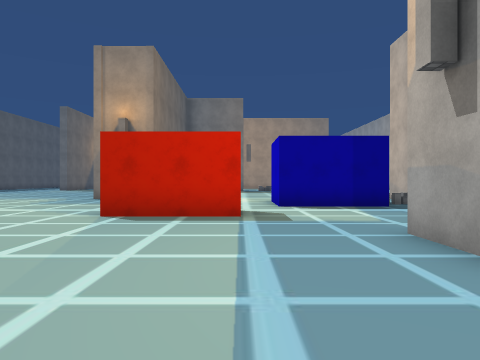
view 1 (above)

24 first-person views from a walk through a 3-D level made in the Unity game engine. The camera is 1.4 m above the floor, looks level and sees 70° across. The floor is counted in squares, 2 m on a side. Each view is taken from the middle of a square. On the plan, view 1 faces up. The plan holds only what a view shows up to about 11 squares ahead; the rest is blank. The place goes on beyond the plan. The player character is not drawn. Some surface patterns are stand-ins.

view 2
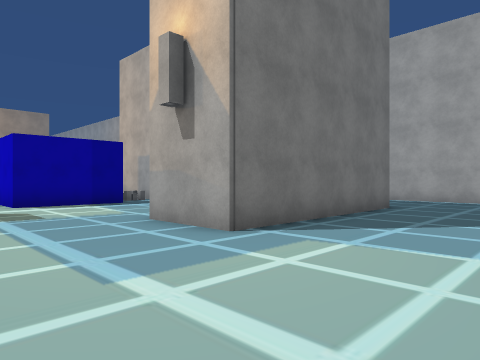

view 3
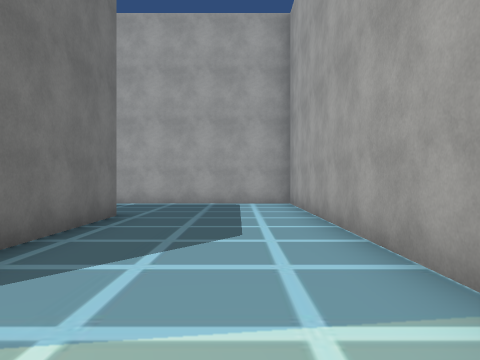

view 4
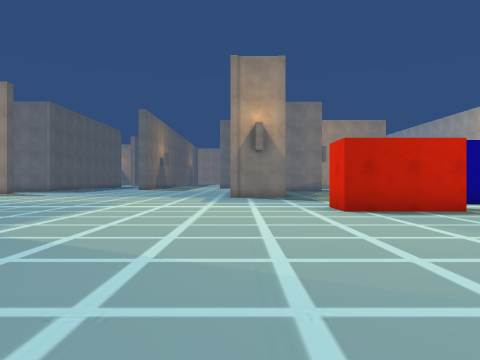

view 5
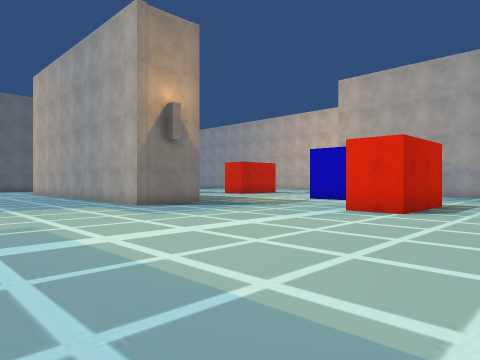

view 6
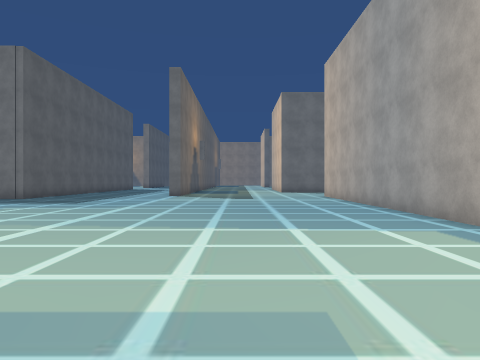

view 7
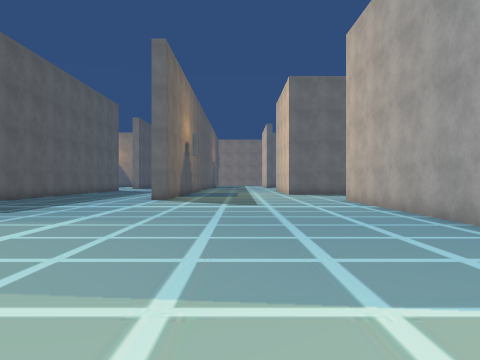

view 8
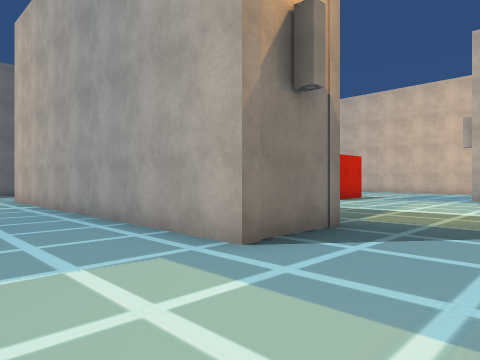

view 9
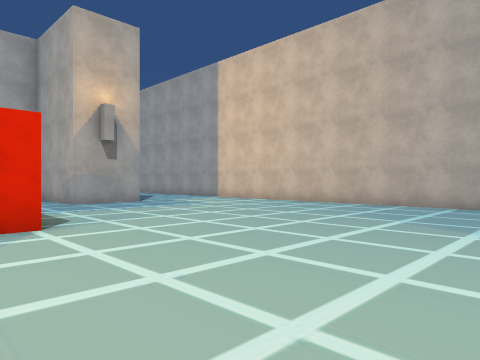

view 10
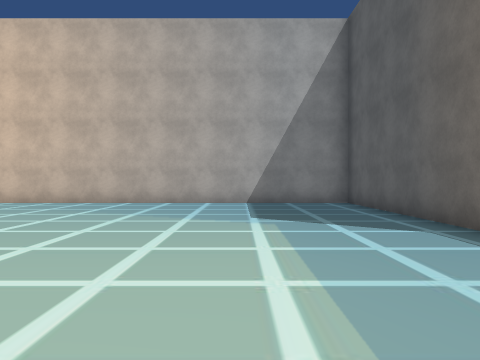

view 11
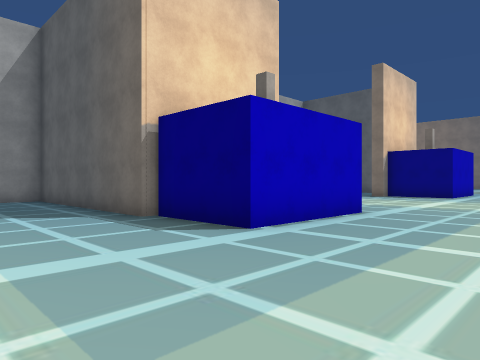

view 12
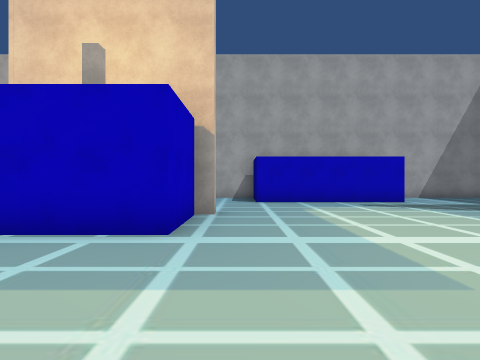

view 13
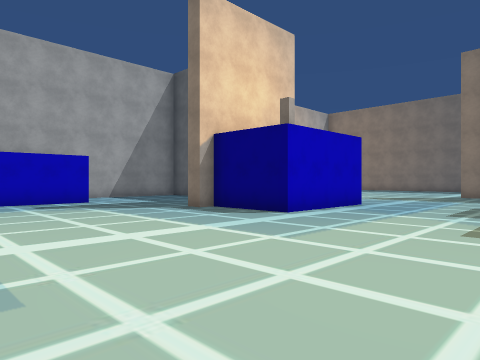

view 14
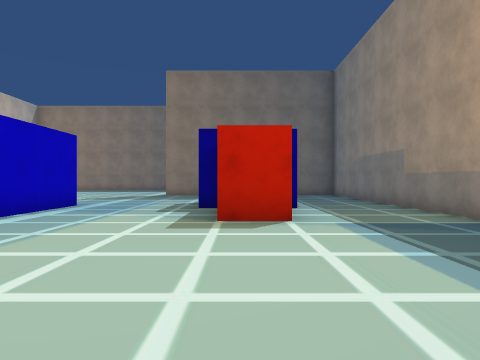

view 15
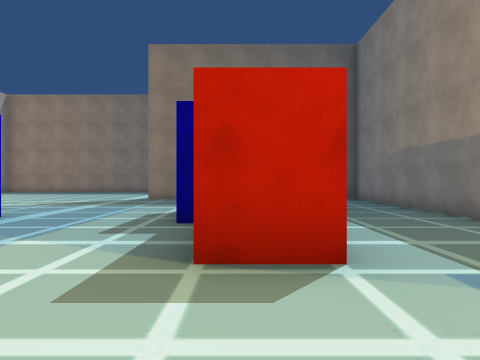

view 16
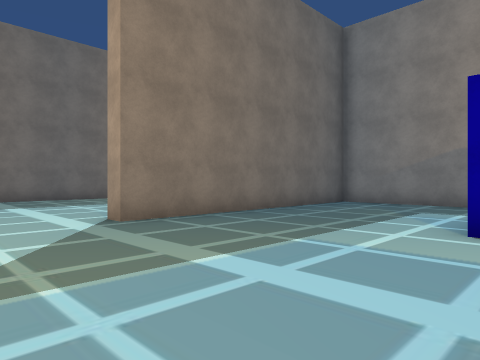

view 17
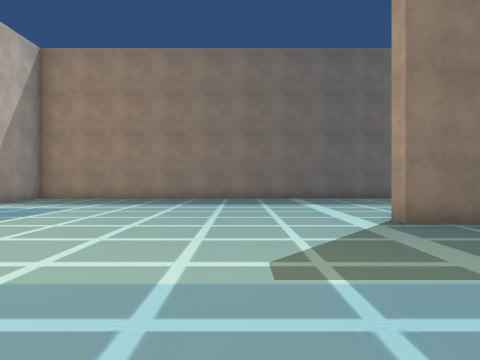

view 18
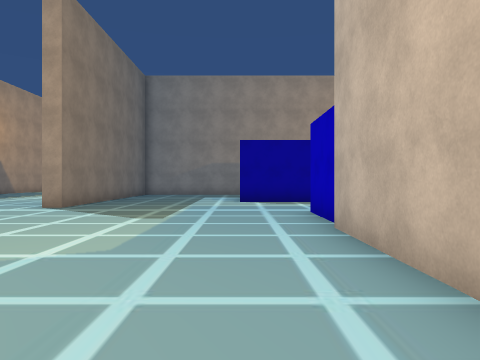

view 19
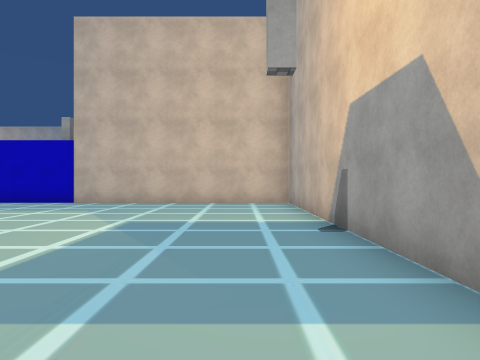

view 20
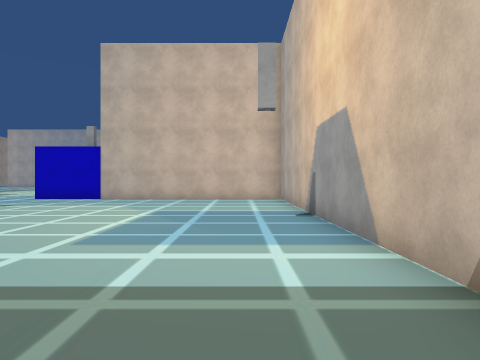

view 21
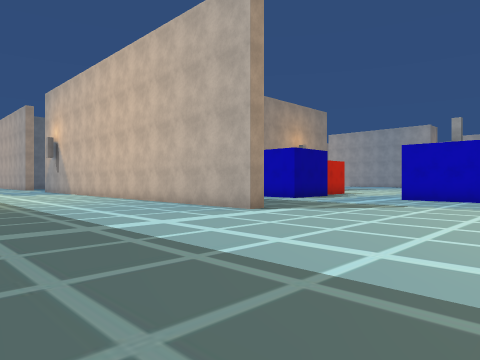

view 22
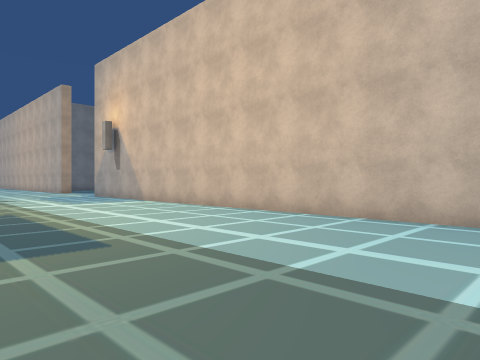

view 23
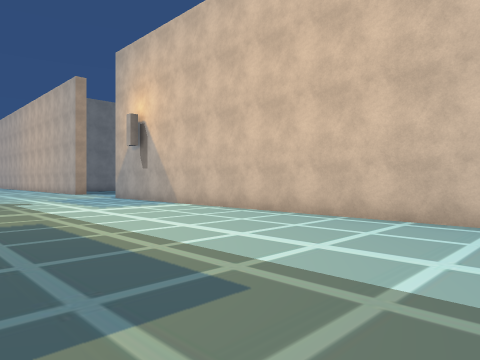

view 24
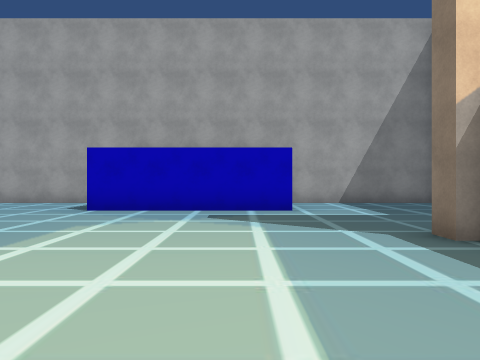

### Floor plan
Points are (right, up) in squares from view 1. A wall is a line through its corners. A room is listed if a view was taken in it or the views show most of it. See-through windows are left out.
Room 1 (views 1, 2, 3, 4, 5, 6, 7, 8, 9, 10, 11, 12, 13, 14, 15, 24)
walls: (-3.1, 12.7) (-5.4, 12.7) (-5.4, 22.6); (0.1, 6.6) (-2.7, 6.6) (-2.7, 7.9); (-15.1, 5.1) (-15.1, 7.6) (-11.6, 7.6) (-11.6, 5.1) (-11.3, 5.1) (-11.3, -1.5) (-0.6, -1.5); (4, 9) (1, 9) (1, 11); (-15.4, -1.5) (-12.6, -1.5); (-22.8, 13) (-22.8, 11.5); (-22.5, 5.1) (-22.5, 4.5); (-23, 16.3) (-28.5, 16.3); (-21.2, 1.2) (-16.5, 1.2); (3.1, -1.5) (11.2, -1.5) (11.2, 3.8); (-25.5, 11.5) (-25.5, 11) (-26.5, 11); (7.7, 2.4) (2.2, 2.4) (2.2, 4.5) (4.1, 4.5); (-26.6, 7.6) (-22.8, 7.6) (-22.8, 5.1); (-25.9, -1.5) (-21.6, -1.5)
ways out: opening at (-29, 14.5) to room 2; opening at (-27, 9) to room 2
Room 2 (views 16, 17, 18, 19, 20, 21, 22, 23)
walls: (-26.5, 11) (-28, 11); (-28.5, 16.3) (-32.5, 16.3) (-32.5, 8.7) (-33, 8.7) (-33, 21.6); (-38, -1.5) (-26.6, -1.5) (-26.6, 7.6)
ways out: opening at (-29, 14.5) to room 1; opening at (-27, 9) to room 1

Positions as (right, up) in squares from view 1, and headings:
1: (0, 0), facing up
2: (-1, -1), facing up-right
3: (1, 0), facing right
4: (-5, -1), facing up
5: (-10, 4), facing up-right
6: (-9, 8), facing up
7: (-9, 11), facing up
8: (-8, 10), facing up-right
9: (-8, 8), facing down-right
10: (-8, 9), facing down
11: (-8, 11), facing down-left
12: (-16, 12), facing down
13: (-17, 12), facing down-left
14: (-17, 12), facing left
15: (-20, 12), facing left
16: (-27, 6), facing up-left
17: (-27, 6), facing left
18: (-28, 0), facing up
19: (-37, 0), facing right
20: (-39, 0), facing right
21: (-39, 3), facing up-right
22: (-39, 10), facing up-right
23: (-39, 12), facing up-right
24: (-20, 9), facing down
